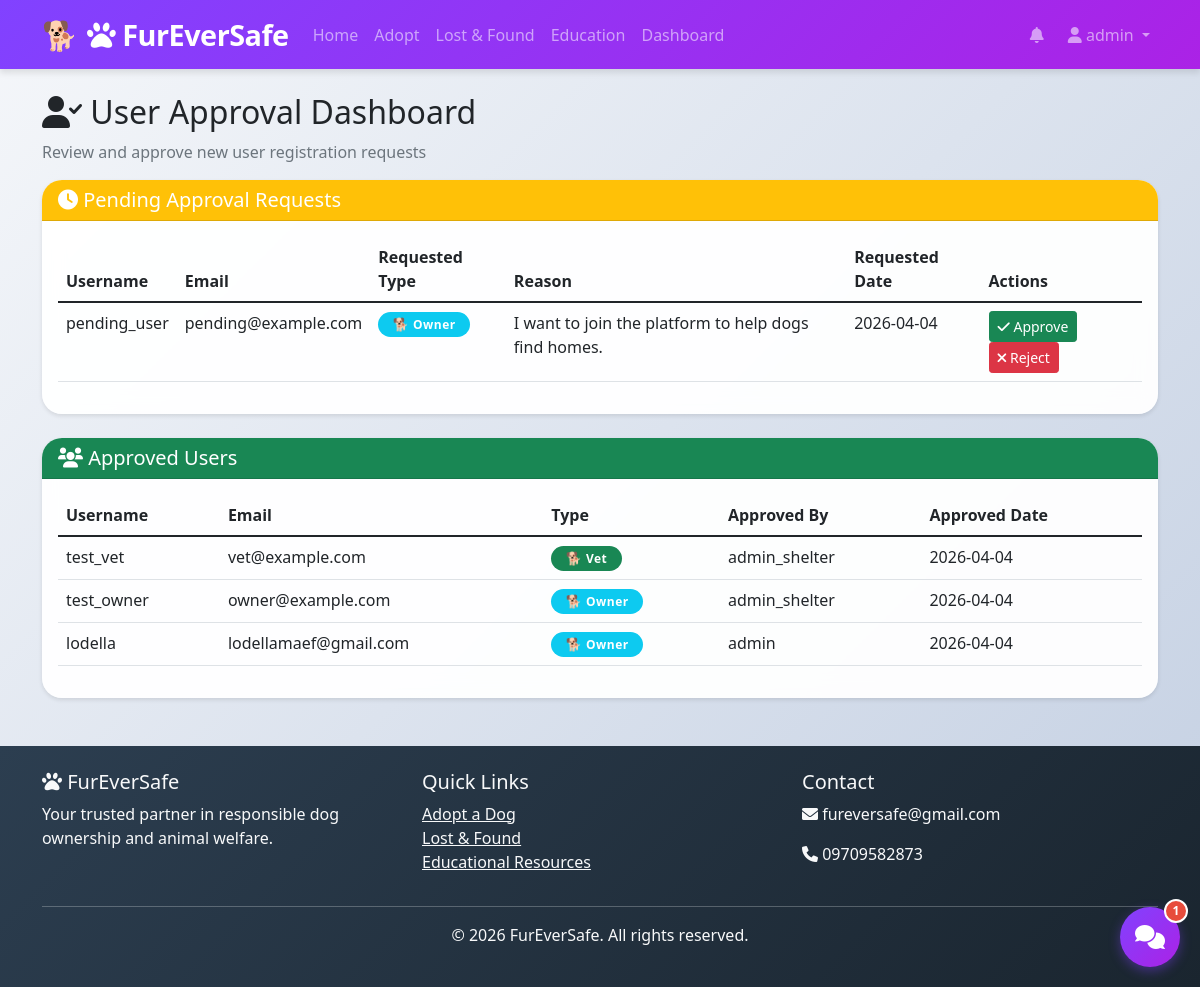
The app's page /approval-dashboard (signed in) with its own data.
### models.py (models this page shows, shortened)
class User(UserMixin, db.Model):
    id = db.Column(db.Integer, primary_key=True)
    username = db.Column(db.String(80), unique=True, nullable=False)
    email = db.Column(db.String(120), unique=True, nullable=False)
    password_hash = db.Column(db.String(200), nullable=False)
    user_type = db.Column(db.String(50), default='owner')  # owner, shelter, vet
    is_approved = db.Column(db.Boolean, default=False)  # New field for approval
    approved_by = db.Column(db.Integer, db.ForeignKey('user.id'), nullable=True)  # Who approved
    approved_at = db.Column(db.DateTime, nullable=True)
    created_at = db.Column(db.DateTime, default=datetime.utcnow)
    dogs = db.relationship('Dog', backref='owner', lazy=True)
    adoption_applications = db.relationship('AdoptionApplication', backref='applicant', lazy=True)
    lost_found_reports = db.relationship('LostFound', backref='reporter', lazy=True)
    approved_by_user = db.relationship('User', remote_side=[id], backref='approved_users')

class ApprovalRequest(db.Model):
    id = db.Column(db.Integer, primary_key=True)
    user_id = db.Column(db.Integer, db.ForeignKey('user.id'), nullable=False)
    requested_by = db.Column(db.Integer, db.ForeignKey('user.id'), nullable=False)
    status = db.Column(db.String(50), default='pending')  # pending, approved, rejected
    user_type_requested = db.Column(db.String(50))  # owner, vet
    reason = db.Column(db.Text)
    reviewed_by = db.Column(db.Integer, db.ForeignKey('user.id'), nullable=True)
    reviewed_at = db.Column(db.DateTime, nullable=True)
    created_at = db.Column(db.DateTime, default=datetime.utcnow)
    user = db.relationship('User', foreign_keys=[user_id], backref='approval_requests')
    requester = db.relationship('User', foreign_keys=[requested_by], backref='sent_approvals')
    reviewer = db.relationship('User', foreign_keys=[reviewed_by], backref='reviewed_approvals')

### app.py (the view)
@app.route('/approval-dashboard')
@login_required
def approval_dashboard():
    if current_user.user_type != 'shelter':
        flash('Access denied.', 'danger')
        return redirect(url_for('dashboard'))
    pending_requests = ApprovalRequest.query.filter_by(status='pending').all()
    approved_users = User.query.filter(User.is_approved == True, User.user_type.in_(['owner', 'vet'])).all()
    return render_template('shelter/approval_dashboard.html',
                         pending_requests=pending_requests,
                         approved_users=approved_users)

### app.py (called while the page is built)
@login_manager.user_loader
def load_user(user_id):
    return db.session.get(User, int(user_id))

### templates/shelter/approval_dashboard.html (shortened to what this page needs)
{% extends "base.html" %}
{% block content %}
<div class="container mt-4">
    <h2><i class="fas fa-user-check"></i> User Approval Dashboard</h2>
    <p class="text-muted">Review and approve new user registration requests</p>
    <div class="card mb-4">
        <div class="card-header bg-warning text-white">
            <h5 class="mb-0"><i class="fas fa-clock"></i> Pending Approval Requests</h5>
        </div>
        <div class="card-body">
            {% if pending_requests %}
                <div class="table-responsive">
                    <table class="table table-hover">
                        <thead>
                            <tr>
                                <th>Username</th>
                                <th>Email</th>
                                <th>Requested Type</th>
                                <th>Reason</th>
                                <th>Requested Date</th>
                                <th>Actions</th>
                            </tr>
                        </thead>
                        <tbody>
                            {% for req in pending_requests %}
                            <tr id="request-row-{{ req.id }}">
                                <td>{{ req.user.username }}</td>
                                <td>{{ req.user.email }}</td>
                                <td>
                                    <span class="badge bg-{{ 'info' if req.user_type_requested == 'owner' else 'success' }}">
                                        {{ req.user_type_requested|capitalize }}
                                    </span>
                                </td>
                                <td>{{ req.reason[:100] }}{% if req.reason|length > 100 %}...{% endif %}</td>
                                <td>{{ req.created_at.strftime('%Y-%m-%d') }}</td>
                                <td>
                                    <button class="btn btn-sm btn-success" onclick="showApproveModal({{ req.id }}, '{{ req.user.username }}', '{{ req.user.email }}', '{{ req.user_type_requested }}', `{{ req.reason }}`)">
                                        <i class="fas fa-check"></i> Approve
                                    </button>
                                    <button class="btn btn-sm btn-danger" onclick="showRejectModal({{ req.id }}, '{{ req.user.username }}')">
                                        <i class="fas fa-times"></i> Reject
                                    </button>
                                </td>
                            </tr>
                            {% endfor %}
                        </tbody>
                    </table>
                </div>
            {% else %}
                <div class="text-center py-4">
                    <i class="fas fa-check-circle fa-3x text-success mb-3"></i>
                    <h6>No pending approval requests</h6>
                    <p class="text-muted">All user requests have been processed.</p>
                </div>
            {% endif %}
        </div>
    </div>
    <div class="card">
        <div class="card-header bg-success text-white">
            <h5 class="mb-0"><i class="fas fa-users"></i> Approved Users</h5>
        </div>
        <div class="card-body">
            {% if approved_users %}
                <div class="table-responsive">
                    <table class="table table-hover">
                        <thead>
                            <tr>
                                <th>Username</th>
                                <th>Email</th>
                                <th>Type</th>
                                <th>Approved By</th>
                                <th>Approved Date</th>
                            </tr>
                        </thead>
                        <tbody>
                            {% for user in approved_users %}
                            <tr>
                                <td>{{ user.username }}</td>
                                <td>{{ user.email }}</td>
                                <td>
                                    <span class="badge bg-{{ 'info' if user.user_type == 'owner' else 'success' }}">
                                        {{ user.user_type|capitalize }}
                                    </span>
                                </td>
                                <td>{{ user.approved_by_user.username if user.approved_by_user else 'N/A' }}</td>
                                <td>{{ user.approved_at.strftime('%Y-%m-%d') if user.approved_at else 'N/A' }}</td>
                            </tr>
                            {% endfor %}
                        </tbody>
                    </table>
                </div>
            {% else %}
                <div class="text-center py-4">
                    <i class="fas fa-user-plus fa-3x text-muted mb-3"></i>
                    <h6>No approved users yet</h6>
                    <p class="text-muted">Approve users to grant them access to the system.</p>
                </div>
            {% endif %}
        </div>
    </div>
</div>
{% endblock %}

### templates/base.html (shortened to what this page needs)
<!DOCTYPE html>
<html lang="en">
<head>
    <link href="https://cdn.jsdelivr.net/npm/bootstrap@5.1.3/dist/css/bootstrap.min.css" rel="stylesheet">
    <link rel="stylesheet" href="https://cdnjs.cloudflare.com/ajax/libs/font-awesome/6.0.0/css/all.min.css">
    <link rel="stylesheet" href="{{ url_for('static', filename='css/style.css') }}">
    <link rel="stylesheet" href="{{ url_for('static', filename='css/chatbot.css') }}">
</head>
<body>
    <nav class="navbar navbar-expand-lg navbar-dark bg-primary">
        <div class="container">
            <a class="navbar-brand" href="{{ url_for('index') }}">
                <i class="fas fa-paw"></i> FurEverSafe
            </a>
            <div class="collapse navbar-collapse" id="navbarNav">
                <ul class="navbar-nav me-auto">
                    <li class="nav-item">
                        <a class="nav-link" href="{{ url_for('index') }}">Home</a>
                    </li>
                    <li class="nav-item">
                        <a class="nav-link" href="{{ url_for('adoption_listings') }}">Adopt</a>
                    </li>
                    <li class="nav-item">
                        <a class="nav-link" href="{{ url_for('lost_found_reports') }}">Lost & Found</a>
                    </li>
                    <li class="nav-item">
                        <a class="nav-link" href="{{ url_for('education_resources') }}">Education</a>
                    </li>
                    {% if current_user.is_authenticated %}
                    <li class="nav-item">
                        <a class="nav-link" href="{{ url_for('dashboard') }}">Dashboard</a>
                    </li>
                    {% endif %}
                </ul>
                <ul class="navbar-nav">
                    {% if current_user.is_authenticated %}
                    <li class="nav-item dropdown me-2">
                        <a class="nav-link position-relative" href="#" role="button" data-bs-toggle="dropdown" id="notificationBell">
                            <i class="fas fa-bell"></i>
                        </a>
                    </li>
                    <li class="nav-item dropdown">
                        <a class="nav-link dropdown-toggle" href="#" id="userDropdown" role="button" data-bs-toggle="dropdown">
                            <i class="fas fa-user"></i> {{ current_user.username }}
                        </a>
                    </li>
                    {% endif %}
                </ul>
            </div>
        </div>
    </nav>
    <main>
        {% block content %}{% endblock %}
    </main>
    <footer class="bg-dark text-light mt-5 py-4">
        <div class="container">
            <div class="row">
                <div class="col-md-4">
                    <h5><i class="fas fa-paw"></i> FurEverSafe</h5>
                    <p>Your trusted partner in responsible dog ownership and animal welfare.</p>
                </div>
                <div class="col-md-4">
                    <h5>Quick Links</h5>
                    <ul class="list-unstyled">
                        <li><a href="{{ url_for('adoption_listings') }}" class="text-light">Adopt a Dog</a></li>
                        <li><a href="{{ url_for('lost_found_reports') }}" class="text-light">Lost & Found</a></li>
                        <li><a href="{{ url_for('education_resources') }}" class="text-light">Educational Resources</a></li>
                    </ul>
                </div>
                <div class="col-md-4">
                    <h5>Contact</h5>
                    <p><i class="fas fa-envelope"></i> fureversafe@gmail.com</p>
                    <p><i class="fas fa-phone"></i> 09709582873</p>
                </div>
            </div>
            <hr>
            <div class="text-center">
                <p>&copy; 2026 FurEverSafe. All rights reserved.</p>
            </div>
        </div>
    </footer>
    {% include 'chatbot_widget.html' %}
</body>
</html>

### static/css/style.css (style rules this page uses)
:root { --primary-color: #8142ff; --primary-dark: #ab22e6; --primary-light: #FFB366; --secondary-color: #4A90E2; --success-color: #2ECC71; --danger-color: #E74C3C; --warning-color: #F39C12; --info-color: #3498DB; --dark-color: #2C3E50; --light-color: #ECF0F1; --gray-color: #95A5A6; --shadow-sm: 0 2px 4px rgba(0,0,0,0.1); --shadow-md: 0 4px 6px rgba(0,0,0,0.1); --shadow-lg: 0 10px 15px rgba(0,0,0,0.1); --shadow-xl: 0 20px 25px -5px rgba(0,0,0,0.1); }
* { margin: 0; padding: 0; box-sizing: border-box; }
body { font-family: 'Poppins', 'Segoe UI', Tahoma, Geneva, Verdana, sans-serif; background: linear-gradient(135deg, #f5f7fa 0%, #c3cfe2 100%); min-height: 100vh; display: flex; flex-direction: column; position: relative; }
.card { background: rgba(255, 255, 255, 0.95); backdrop-filter: blur(10px); border: none; border-radius: 20px; transition: all 0.3s cubic-bezier(0.4, 0, 0.2, 1); box-shadow: var(--shadow-sm); overflow: hidden; position: relative; }
.badge { padding: 0.5em 1.2em; font-size: 0.75rem; font-weight: 600; border-radius: 50px; letter-spacing: 0.5px; transition: all 0.3s ease; }
.badge::before { content: '🐕 '; font-size: 0.8rem; }
.navbar { background: linear-gradient(135deg, var(--primary-color), var(--primary-dark)) !important; box-shadow: var(--shadow-md); position: relative; z-index: 1000; }
.navbar-brand { font-size: 1.8rem; font-weight: 800; letter-spacing: -0.5px; position: relative; padding-left: 45px; }
.navbar-brand::before { content: '🐕'; position: absolute; left: 0; top: 50%; transform: translateY(-50%); font-size: 1.8rem; }
footer { margin-top: auto; background: linear-gradient(135deg, var(--dark-color), #1a252f); position: relative; overflow: hidden; }
footer::before { content: ''; position: absolute; bottom: 0; left: 0; right: 0; height: 100px; background: url('https://cdn.pixabay.com/photo/2013/07/13/12/07/dog-159379_640.png'); background-repeat: repeat-x; background-size: contain; opacity: 0.05; pointer-events: none; }
html { scroll-behavior: smooth; }

### records on screen
User: username "admin"
ApprovalRequest: user.username "pending_user", user.email "pending@example.com", user_type_requested "Owner", reason "I want to join the platform to help dogs find homes.", created_at "2026-04-04"
User: username "test_vet", email "vet@example.com", user_type "Vet", approved_by_user "admin_shelter", approved_at "2026-04-04"
User: username "test_owner", email "owner@example.com", user_type "Owner", approved_by_user "admin_shelter", approved_at "2026-04-04"
User: username "lodella", email "lodellamaef@gmail.com", user_type "Owner", approved_by_user "admin", approved_at "2026-04-04"
